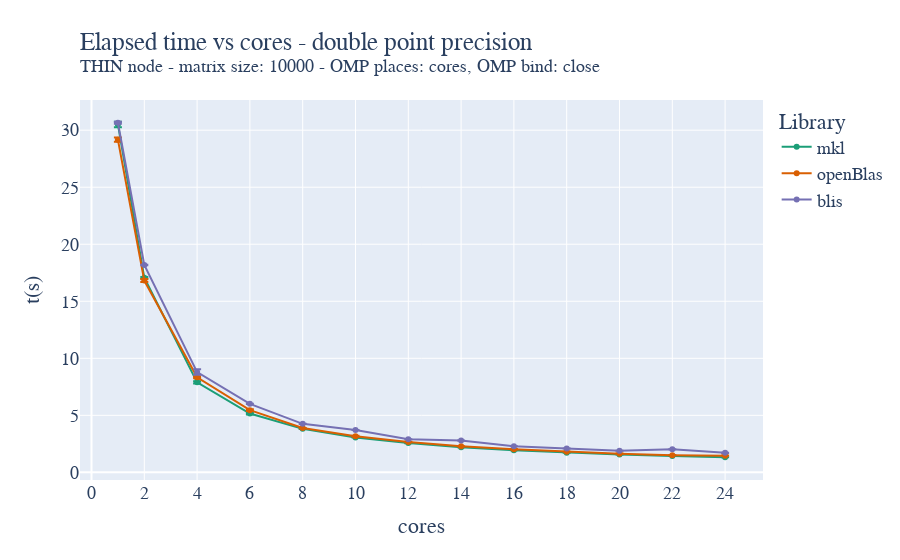

The notebook cell saved with this chart:
### Code cell
fig = go.Figure()

fig.add_trace(go.Scatter(x=mkl_double_avg["cores"]["mean"], y=mkl_double_avg["time"]["mean"], name='mkl',
                         error_y=dict(
                             type="data",
                             array=mkl_double_avg["time"]["std"],
                             visible=True)))
fig.add_trace(go.Scatter(x=oblas_double_avg["cores"]["mean"], y=oblas_double_avg["time"]["mean"], name='openBlas',
                         error_y=dict(
                             type="data",
                             array=oblas_double_avg["time"]["std"],
                             visible=True)))
fig.add_trace(go.Scatter(x=blis_double_avg["cores"]["mean"], y=blis_double_avg["time"]["mean"], name='blis',
                         error_y=dict(
                             type="data",
                             array=blis_double_avg["time"]["std"],
                             visible=True)))

fig.update_layout(
    title=go.layout.Title(
        text="Elapsed time vs cores - double point precision<br><sup>THIN node - matrix size: 10000 - OMP places: cores, OMP bind: close</sup>",
        xref="paper",
        x=0,
    ),
    xaxis_title="cores",
    xaxis = dict(
        tickmode = 'linear',
        tick0 = '0',
        dtick = '2'
    ),
    yaxis_title="t(s)",
    legend_title="Library",
    font=dict(
        family="Courier New, monospace",
        size=18,
    ),
    colorway=["#1b9e77","#d95f02", "#7570b3"]
)
fig.show()
fig.write_image("/home/andres/hpc/Foundations_of_HPC_2022/Assignment/my_assignment/report/images/fixed_size_thin_double_time_close.pdf", height=500, width=1000)

### Figure 1 — Plotly figure (JSON) as saved in the notebook; plotly's stock layout.template omitted (floating-point values rounded to 4 significant figures)
{"data": [{"error_y": {"array": [0.2422, 0.06469, 0.09577, 0.07744, 0.01827, 0.003804, 0.002366, 0.002398, 0.002928, 0.001484, 0.0008744, 0.002061, 0.000998], "type": "data", "visible": true}, "name": "mkl", "type": "scatter", "x": [1, 2, 4, 6, 8, 10, 12, 14, 16, 18, 20, 22, 24], "y": [30.51, 17.06, 7.893, 5.157, 3.815, 3.051, 2.565, 2.212, 1.95, 1.728, 1.565, 1.434, 1.325]}, {"error_y": {"array": [0.1772, 0.126, 0.07351, 0.07301, 0.01292, 0.04489, 0.02524, 0.01399, 0.02073, 0.005875, 0.005032, 0.009438, 0.009386], "type": "data", "visible": true}, "name": "openBlas", "type": "scatter", "x": [1, 2, 4, 6, 8, 10, 12, 14, 16, 18, 20, 22, 24], "y": [29.17, 16.82, 8.334, 5.452, 3.887, 3.171, 2.664, 2.284, 2.031, 1.808, 1.641, 1.511, 1.465]}, {"error_y": {"array": [0.08224, 0.022, 0.2396, 0.008819, 0.005503, 0.00592, 0.003526, 0.003972, 0.002628, 0.004287, 0.00196, 0.004451, 0.006944], "type": "data", "visible": true}, "name": "blis", "type": "scatter", "x": [1, 2, 4, 6, 8, 10, 12, 14, 16, 18, 20, 22, 24], "y": [30.65, 18.18, 8.793, 6.008, 4.254, 3.718, 2.902, 2.794, 2.286, 2.097, 1.886, 2.022, 1.71]}], "layout": {"colorway": ["#1b9e77", "#d95f02", "#7570b3"], "font": {"family": "Courier New, monospace", "size": 18}, "legend": {"title": {"text": "Library"}}, "title": {"text": "Elapsed time vs cores - double point precision<br><sup>THIN node - matrix size: 10000 - OMP places: cores, OMP bind: close</sup>", "x": 0, "xref": "paper"}, "xaxis": {"dtick": "2", "tick0": "0", "tickmode": "linear", "title": {"text": "cores"}}, "yaxis": {"title": {"text": "t(s)"}}}}
